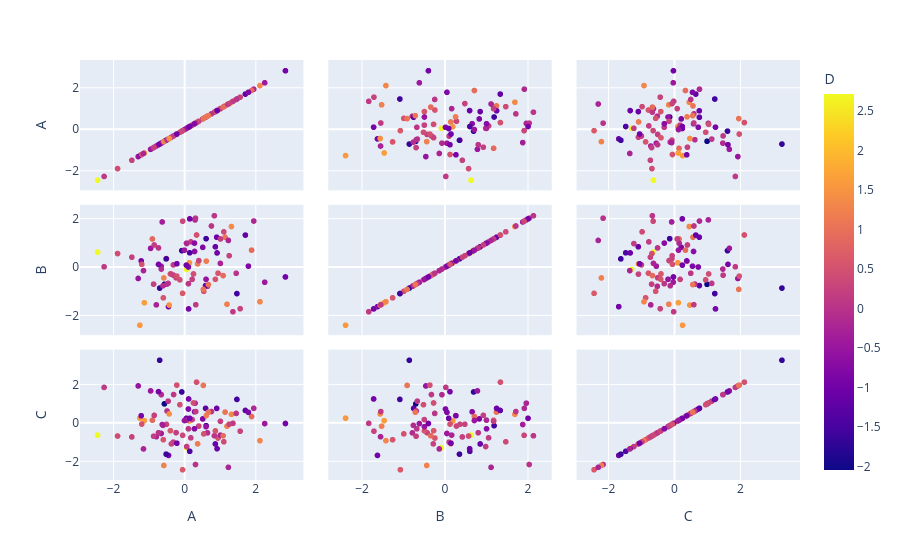

Source (notebook cell):
### Markdown cell above
## Scatter Matrix

Similar to sns.pairplot()

### Code cell
fig = px.scatter_matrix(df, dimensions=['A', 'B', 'C'], color='D')
fig.show()
